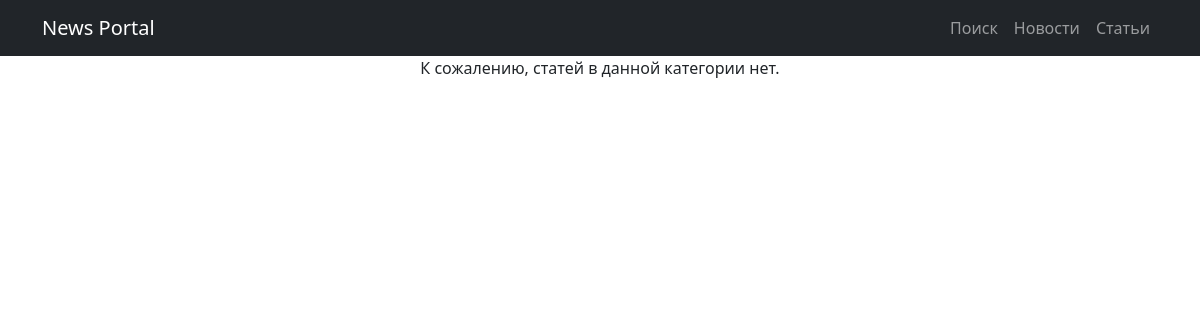
Before: /news/articles/ with the older database file.
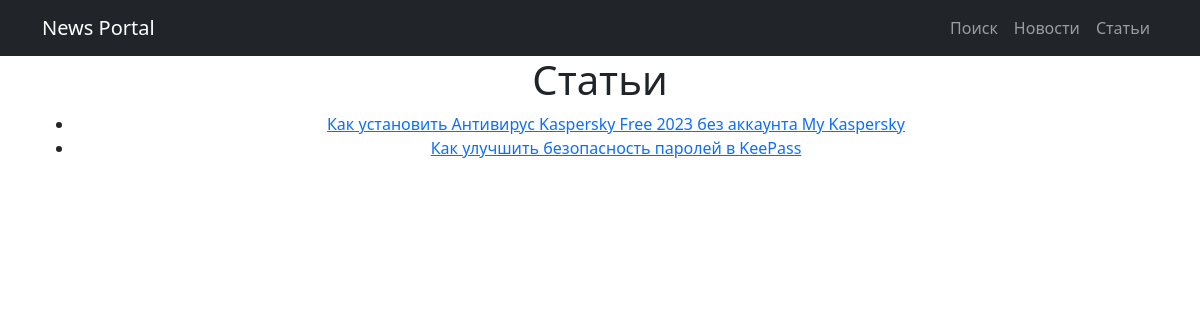
After: the same page with the newer database file.
### news/models.py (models this page shows, shortened)
class New(models.Model):
    CATEGORIES_CHOICES = [('uncos', 'Новости'), ('articles', 'Статьи')]
    title = models.CharField(max_length=255, verbose_name='Заголовок')
    content = models.TextField()
    text = models.TextField()
    category = models.CharField(max_length=10, choices=CATEGORIES_CHOICES, default='uncos')
    data_pub = models.DateField(auto_now_add=True)

### news/views.py (the view)
# urls.py: path('articles/', ArticlesNewsListView.as_view(), name='articles'),
class ArticlesNewsListView(ListView):
    model = New
    template_name = 'articles.html'
    context_object_name = 'news'
    ordering = ['-data_pub']
    paginate_by = 10
    def get_queryset(self):
        return super().get_queryset().filter(category='articles')

### news/templates/news/articles.html (shortened to what this page needs)
{% extends 'default.html' %}
{% block content %}
    {% if news %}
        <h1>Статьи</h1>
        <ul>
            {% for new in news %}
                <li><a href="{% url 'detail' new.pk %}">{{ new.title }}</a></li>
            {% endfor %}
        </ul>
    {% else %}
        <p>К сожалению, статей в данной категории нет.</p>
    {% endif %}
{% endblock %}

Changed rows visible on the page:
added New: title "Как установить Антивирус Kaspersky Free 2023 без аккаунта My Kaspersky"
added New: title "Как улучшить безопасность паролей в KeePass"
Other visible differences:
text no longer shown: "К сожалению, статей в данной категории нет."
text now shown: "Статьи"
